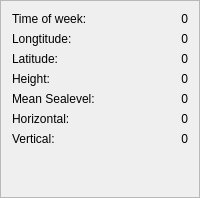
                <widget class="QFrame" name="framePOSLLH">
                 <property name="frameShape">
                  <enum>QFrame::StyledPanel</enum>
                 </property>
                 <property name="frameShadow">
                  <enum>QFrame::Raised</enum>
                 </property>
                 <layout class="QGridLayout" name="gridLayout_9">
                  <item row="2" column="1">
                   <widget class="QLabel" name="labelPOSLLHLat">
                    <property name="text">
                     <string>0</string>
                    </property>
                    <property name="alignment">
                     <set>Qt::AlignRight|Qt::AlignTrailing|Qt::AlignVCenter</set>
                    </property>
                   </widget>
                  </item>
                  <item row="0" column="0">
                   <widget class="QLabel" name="label_52">
                    <property name="text">
                     <string>Time of week: </string>
                    </property>
                   </widget>
                  </item>
                  <item row="4" column="1">
                   <widget class="QLabel" name="labelPOSLLHMSL">
                    <property name="text">
                     <string>0</string>
                    </property>
                    <property name="alignment">
                     <set>Qt::AlignRight|Qt::AlignTrailing|Qt::AlignVCenter</set>
                    </property>
                   </widget>
                  </item>
                  <item row="1" column="0">
                   <widget class="QLabel" name="label_53">
                    <property name="text">
                     <string>Longtitude: </string>
                    </property>
                   </widget>
                  </item>
                  <item row="5" column="0">
                   <widget class="QLabel" name="label_57">
                    <property name="text">
                     <string>Horizontal: </string>
                    </property>
                   </widget>
                  </item>
                  <item row="0" column="1">
                   <widget class="QLabel" name="labelPOSLLHITOW">
                    <property name="text">
                     <string>0</string>
                    </property>
                    <property name="alignment">
                     <set>Qt::AlignRight|Qt::AlignTrailing|Qt::AlignVCenter</set>
                    </property>
                   </widget>
                  </item>
                  <item row="6" column="1">
                   <widget class="QLabel" name="labelPOSLLHV">
                    <property name="text">
                     <string>0</string>
                    </property>
                    <property name="alignment">
                     <set>Qt::AlignRight|Qt::AlignTrailing|Qt::AlignVCenter</set>
                    </property>
                   </widget>
                  </item>
                  <item row="4" column="0">
                   <widget class="QLabel" name="label_56">
                    <property name="text">
                     <string>Mean Sealevel: </string>
                    </property>
                   </widget>
                  </item>
                  <item row="5" column="1">
                   <widget class="QLabel" name="labelPOSLLHH">
                    <property name="text">
                     <string>0</string>
                    </property>
                    <property name="alignment">
                     <set>Qt::AlignRight|Qt::AlignTrailing|Qt::AlignVCenter</set>
                    </property>
                   </widget>
                  </item>
                  <item row="6" column="0">
                   <widget class="QLabel" name="label_58">
                    <property name="text">
                     <string>Vertical: </string>
                    </property>
                   </widget>
                  </item>
                  <item row="3" column="1">
                   <widget class="QLabel" name="labelPOSLLHHeight">
                    <property name="text">
                     <string>0</string>
                    </property>
                    <property name="alignment">
                     <set>Qt::AlignRight|Qt::AlignTrailing|Qt::AlignVCenter</set>
                    </property>
                   </widget>
                  </item>
                  <item row="2" column="0">
                   <widget class="QLabel" name="label_54">
                    <property name="text">
                     <string>Latitude: </string>
                    </property>
                   </widget>
                  </item>
                  <item row="3" column="0">
                   <widget class="QLabel" name="label_55">
                    <property name="text">
                     <string>Height: </string>
                    </property>
                   </widget>
                  </item>
                  <item row="1" column="1">
                   <widget class="QLabel" name="labelPOSLLHLon">
                    <property name="text">
                     <string>0</string>
                    </property>
                    <property name="alignment">
                     <set>Qt::AlignRight|Qt::AlignTrailing|Qt::AlignVCenter</set>
                    </property>
                   </widget>
                  </item>
                  <item row="7" column="0">
                   <spacer name="verticalSpacer_7">
                    <property name="orientation">
                     <enum>Qt::Vertical</enum>
                    </property>
                    <property name="sizeHint" stdset="0">
                     <size>
                      <width>20</width>
                      <height>40</height>
                     </size>
                    </property>
                   </spacer>
                  </item>
                 </layout>
                </widget>
